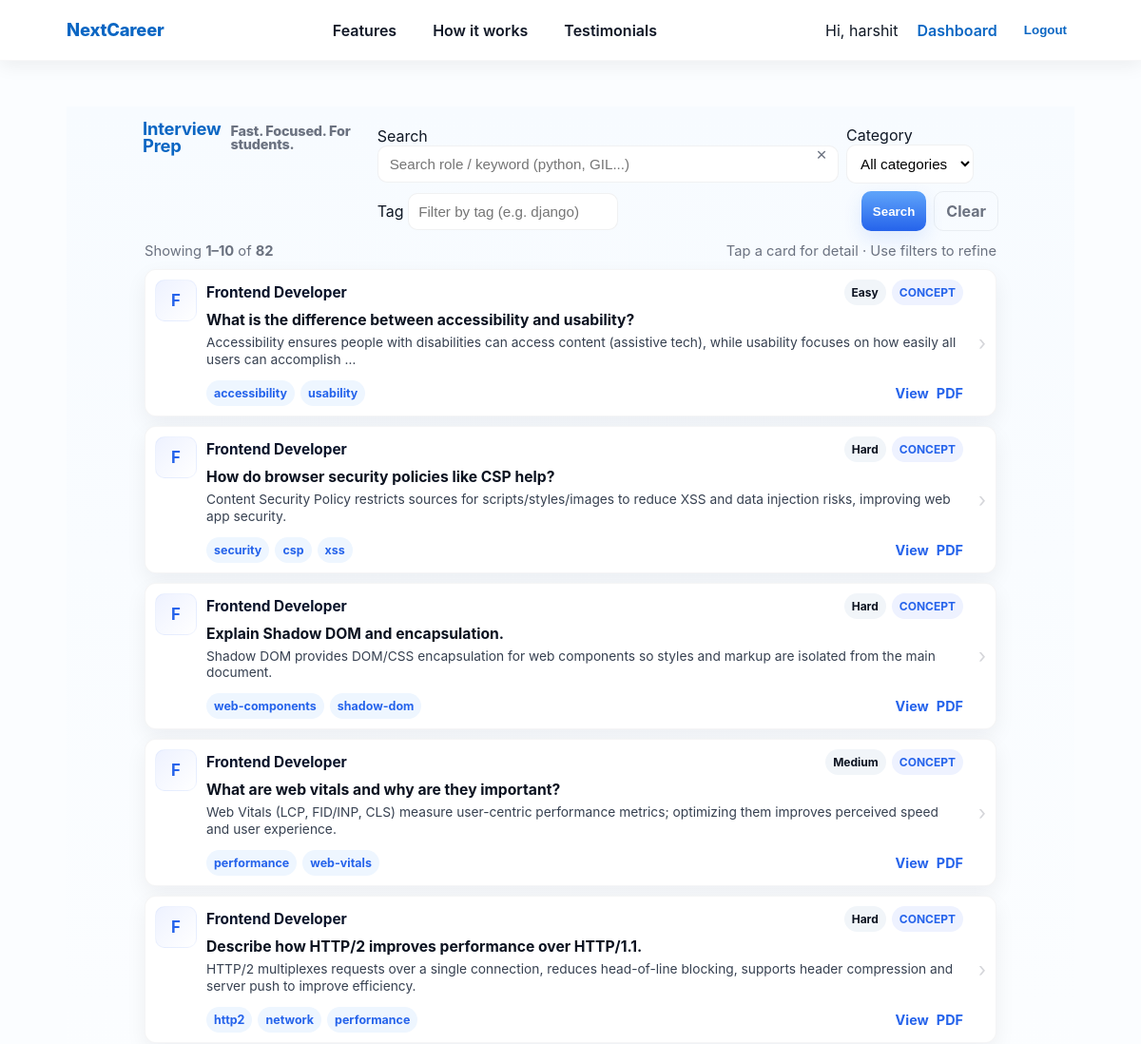
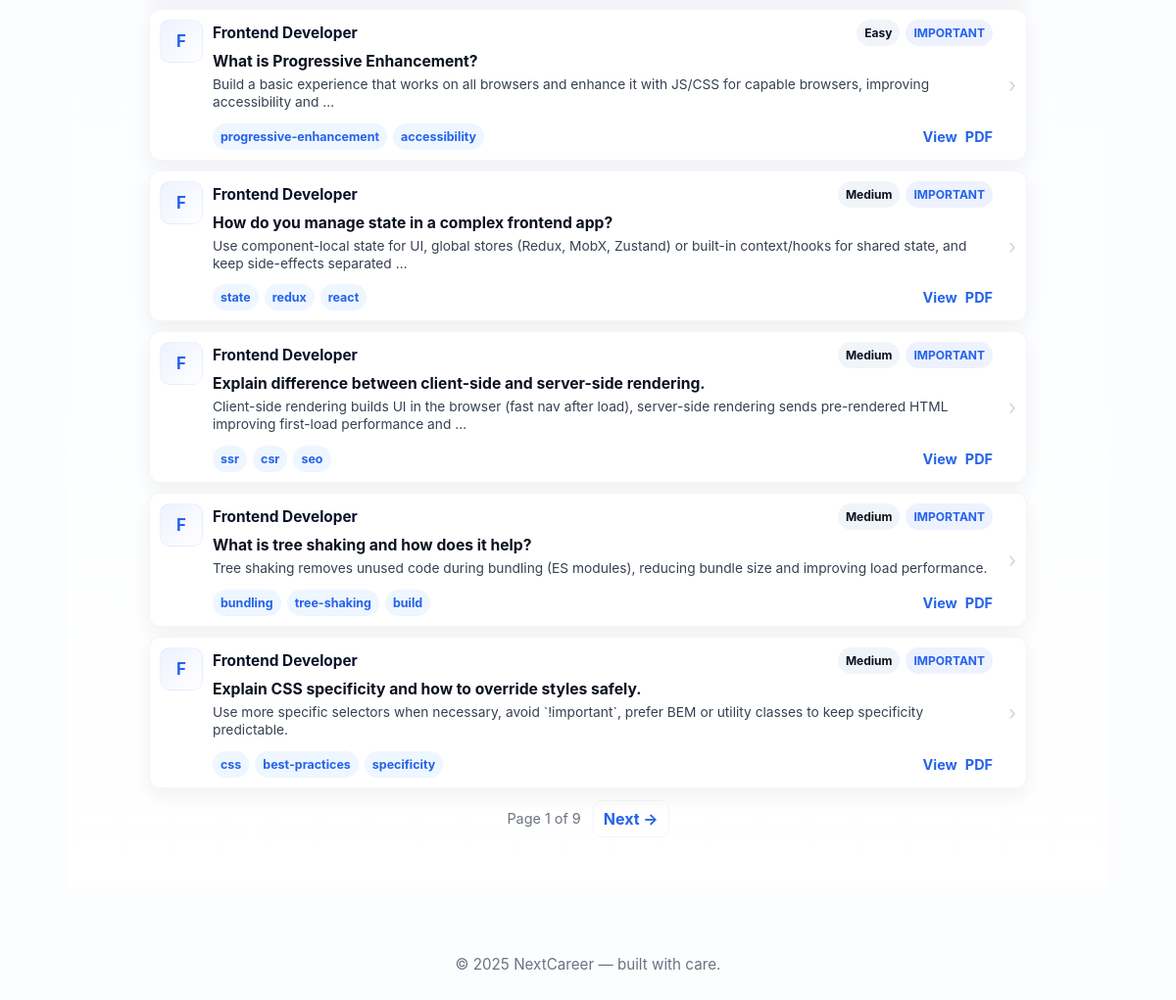
The app's page /prep/ (signed in) with its own data (2 pictures, top to bottom).
### accounts/models.py (models this page shows, shortened)
class User(AbstractUser):
    ROLE_STUDENT = 'student'
    ROLE_HR = 'hr'
    ROLE_CHOICES = [
        (ROLE_STUDENT, 'Student'),
        (ROLE_HR, 'HR'),
    ]
    role = models.CharField(max_length=20, choices=ROLE_CHOICES, default=ROLE_STUDENT)

### interview/models.py (models this page shows, shortened)
class InterviewQuestion(models.Model):
    role = models.CharField(max_length=120, db_index=True)
    category = models.CharField(max_length=50, choices=CATEGORY_CHOICES, default='important', db_index=True)
    question = models.TextField()
    answer = models.TextField(blank=True)
    tags = models.CharField(max_length=255, blank=True, help_text='comma-separated tags')
    source = models.CharField(max_length=255, blank=True)
    difficulty = models.CharField(max_length=50, blank=True)
    created_at = models.DateTimeField(auto_now_add=True)
    def tag_list(self):
        if not self.tags:
            return []
        return [t.strip().lower() for t in self.tags.split(',') if t.strip()]

### interview/views.py (the view)
# urls.py: path('', views.index, name='index'),
@login_required
def index(request):
    q = request.GET.get('q', '').strip()
    category = request.GET.get('category', '').strip()
    tag = request.GET.get('tag', '').strip()
    qs = InterviewQuestion.objects.all().order_by('-created_at')
    if q:
        qs = qs.filter(
            Q(role__icontains=q) |
            Q(question__icontains=q) |
            Q(tags__icontains=q)
        )
    if category:
        qs = qs.filter(category=category)
    if tag:
        qs = qs.filter(tags__icontains=tag)
    try:
        page = int(request.GET.get('page', 1))
        page_size = int(request.GET.get('page_size', 10))  # smaller page size for UI
    except ValueError:
        page, page_size = 1, 10
    paginator = Paginator(qs, page_size)
    try:
        page_obj = paginator.page(page)
    except EmptyPage:
        page_obj = paginator.page(paginator.num_pages)
    return render(
        request,
        "interview/index.html",
        {
            "questions": page_obj.object_list,
            "q": q,
            "category": category,
            "tag": tag,
            "page_obj": page_obj,
        },
    )

### templates/interview/index.html (shortened to what this page needs)
{% extends 'base.html' %}
{% load static %}
{% block content %}
<div class="prep-root">
  <header class="prep-header">
    <div class="brand">
      <h1>Interview Prep</h1>
      <p class="subtitle">Fast. Focused. For students.</p>
    </div>
    <div class="controls" role="search" aria-label="Search and filters">
      <form method="get" class="controls-form">
        <div class="ctrl-row">
          <div class="input-wrap">
            <label for="q" class="visually-hidden">Search</label>
            <input id="q" name="q" type="search" autocomplete="off" placeholder="Search role / keyword (python, GIL...)" value="{{ q|default:''|escape }}">
            <button type="button" class="btn-clear" title="Clear">✕</button>
          </div>
          <div class="select-wrap">
            <label for="category" class="visually-hidden">Category</label>
            <select id="category" name="category">
              <option value="">All categories</option>
            </select>
          </div>
        </div>
        <div class="ctrl-row small">
          <div class="tag-wrap">
            <label for="tag" class="visually-hidden">Tag</label>
            <input id="tag" name="tag" type="text" placeholder="Filter by tag (e.g. django)" value="{{ tag|default:''|escape }}">
          </div>
          <div class="actions">
            <button class="btn primary" type="submit">Search</button>
            <a class="btn ghost" href="{% url 'interview:index' %}">Clear</a>
          </div>
        </div>
      </form>
    </div>
  </header>
  <main class="content">
    {% if questions %}
      <div class="summary">
        <div class="count">Showing <strong>{{ page_obj.start_index }}–{{ page_obj.end_index }}</strong> of <strong>{{ page_obj.paginator.count }}</strong></div>
        <div class="hint">Tap a card for detail · Use filters to refine</div>
      </div>
      <ul class="list" id="questionList">
        {% for it in questions %}
        <li class="item" data-id="{{ it.id }}" tabindex="0" aria-labelledby="q-{{ it.id }}">
          <div class="item-inner">
            <div class="left">
              <div class="avatar" aria-hidden="true">{{ it.role|slice:":1"|upper }}</div>
            </div>
            <div class="body">
              <div class="meta-row">
                <div class="role">{{ it.role|title }}</div>
                <div class="badges">
                  {% if it.difficulty %}<span class="badge diff">{{ it.difficulty|capfirst }}</span>{% endif %}
                  {% if it.category %}<span class="badge cat">{{ it.category|upper }}</span>{% endif %}
                </div>
              </div>
              <h3 id="q-{{ it.id }}" class="q">{{ it.question|truncatechars:180 }}</h3>
              {% if it.answer %}
              <p class="preview">{{ it.answer|truncatewords:20 }}</p>
              {% endif %}
              <div class="row bottom">
                <div class="tags">
                  {% if it.tag_list %}
                    {% for t in it.tag_list %}
                      <span class="tag-chip">{{ t }}</span>
                    {% endfor %}
                  {% elif it.tags %}
                    <span class="tag-chip">{{ it.tags }}</span>
                  {% endif %}
                </div>
                <div class="links">
                  <a href="{% url 'interview:question_detail' it.id %}" class="link">View</a>
                  <a href="{% url 'interview:question_pdf' it.id %}?download=0" class="link" target="_blank" rel="noopener">PDF</a>
                </div>
              </div>
            </div>
            <div class="chev" aria-hidden="true">›</div>
          </div>
        </li>
        {% endfor %}
      </ul>
      <nav class="pager" role="navigation" aria-label="Pagination">
        <span class="pg-info">Page {{ page_obj.number }} of {{ page_obj.paginator.num_pages }}</span>
        {% if page_obj.has_next %}
          <a class="pg" href="?{% if q %}q={{ q|urlencode }}&{% endif %}{% if category %}category={{ category|urlencode }}&{% endif %}{% if tag %}tag={{ tag|urlencode }}&{% endif %}page={{ page_obj.next_page_number }}">Next →</a>
        {% endif %}
      </nav>
    {% else %}
      <div class="empty">
        <img src="{% static 'img/empty-illustration.svg' %}" alt="" class="empty-img" aria-hidden="true">
        <p>No questions found. Try changing filters or add content.</p>
        <a class="btn ghost" href="{% url 'interview:index' %}">Reset</a>
      </div>
    {% endif %}
  </main>
</div>
{% endblock %}

### templates/base.html (shortened to what this page needs)
{% load static %}
<!doctype html>
<html lang="en">
<head>
</head>
<body>
  {% if request.resolver_match and request.resolver_match.url_name != 'login' and request.resolver_match.url_name != 'signup' %}
    <header>
      <nav class="site-nav" role="navigation" aria-label="Main">
        <div class="nav-inner">
          <a class="brand" href="{% url 'home' %}">NextCareer</a>
          <ul class="nav-links" id="desktop-links" role="menubar">
            <li role="none"><a role="menuitem" href="{% url 'home' %}#features">Features</a></li>
            <li role="none"><a role="menuitem" href="{% url 'home' %}#how-it-works">How it works</a></li>
            <li role="none"><a role="menuitem" href="{% url 'home' %}#testimonials">Testimonials</a></li>
          </ul>
          <div class="nav-actions" id="nav-actions">
            {% if user.is_authenticated %}
              <span class="nav-welcome">Hi, {{ user.first_name|default:user.username }}</span>
              <a class="nav-btn nav-link" href="{% url 'dashboard-redirect' %}">Dashboard</a>
              <form method="post" action="{% url 'logout' %}" class="logout-form" style="display:inline;">
                <button type="submit" class="logout-button" style="background:none;border:0;color:var(--primary);font-weight:700;cursor:pointer">Logout</button>
              </form>
            {% else %}
              <a class="nav-link" href="{% url 'login' %}">Login</a>
              <a class="nav-cta" href="{% url 'signup' %}">Signup</a>
            {% endif %}
          </div>
        </div>
      </nav>
    </header>
  {% else %}
    <header class="auth-header" role="banner">
      <a class="auth-brand" href="{% url 'home' %}">NextCareer</a>
    </header>
  {% endif %}
  <main id="main">
    {% block content %}{% endblock %}
  </main>
  <footer class="site-footer" role="contentinfo">
    <div class="footer-inner">
      &copy; {% now "Y" %} NextCareer — built with care.
    </div>
  </footer>
</body>
</html>

### templates/base.html (style rules this page uses)
:root { --primary: #0b66c3; --primary-600: #0954a8; --bg: #f9fafb; --surface: #ffffff; --white: #fff; --muted: #6b7280; --text: #0f1724; --radius: 10px; --gap: 14px; --shadow-1: 0 6px 18px rgba(2,6,23,0.06); --shadow-2: 0 12px 30px rgba(2,6,23,0.08); --focus-ring: 3px solid rgba(11,102,195,0.12); --max-width: 1100px; --motion: 180ms; --easing: cubic-bezier(.2,.9,.3,1); --header-h: 64px; --header-h-mobile: 56px; }
* { box-sizing:border-box }
html,body { height:100%;margin:0;background:var(--bg);color:var(--text);font-family:Inter,system-ui,-apple-system,"Segoe UI",Roboto,"Helvetica Neue",Arial;-webkit-font-smoothing:antialiased }
a { color:inherit;text-decoration:none }
.site-nav { background:var(--surface); box-shadow:var(--shadow-1); position:fixed; top:0; left:0; right:0; width:100%; height: var(--header-h); z-index:9999; border-bottom:1px solid rgba(15,23,36,0.03); backdrop-filter: blur(4px) saturate(110%); }
.nav-inner { max-width:var(--max-width); margin:0 auto; height:100%; display:flex; align-items:center; justify-content:space-between; gap:var(--gap); padding:0 20px; border-radius:999px; }
.brand, .auth-brand { font-weight:800; color:var(--primary); text-decoration:none; display:inline-flex; align-items:center; line-height:1; height:100% }
.brand { font-size:1.15rem; letter-spacing:-0.01em }
.nav-links { display:flex; gap:14px; list-style:none; padding:0; margin:0; align-items:center; height:100%; }
.nav-links a { display:inline-flex; align-items:center; height:100%; color:#111827; padding:0 12px; border-radius:8px; font-weight:600; transition: background var(--motion) var(--easing), transform var(--motion) var(--easing), color var(--motion) var(--easing); }
.nav-actions { display:flex; align-items:center; gap:12px; height:100% }
.nav-link { color:var(--primary); font-weight:600; padding:0 8px; border-radius:8px; display:inline-flex; align-items:center; height:100% }
.logout-button { background:none;border:0;color:var(--primary);font-weight:700;cursor:pointer;padding:0 8px;border-radius:8px; height:38px; display:inline-flex; align-items:center }
main { max-width:var(--max-width); margin:28px auto; padding: calc(var(--header-h) + 20px) 20px 0; min-height:50vh; }
.site-footer { background:transparent; padding:30px 0; color:var(--muted); text-align:center; font-size:0.95rem; margin-top:40px }

### records on screen
User: first_name "harshit"
InterviewQuestion: role "F", role "Frontend Developer", difficulty "Easy", category "CONCEPT", question "What is the difference between accessibility and usability?", answer "Accessibility ensures people with disabilities can access content (assistive tech), while usability focuses on how easily all users can accomplish …", tag_list "accessibility" "usability"
InterviewQuestion: role "F", role "Frontend Developer", difficulty "Hard", category "CONCEPT", question "How do browser security policies like CSP help?", answer "Content Security Policy restricts sources for scripts/styles/images to reduce XSS and data injection risks, improving web app security.", tag_list "security" "csp" "xss"
InterviewQuestion: role "F", role "Frontend Developer", difficulty "Hard", category "CONCEPT", question "Explain Shadow DOM and encapsulation.", answer "Shadow DOM provides DOM/CSS encapsulation for web components so styles and markup are isolated from the main document.", tag_list "web-components" "shadow-dom"
InterviewQuestion: role "F", role "Frontend Developer", difficulty "Medium", category "CONCEPT", question "What are web vitals and why are they important?", answer "Web Vitals (LCP, FID/INP, CLS) measure user-centric performance metrics; optimizing them improves perceived speed and user experience.", tag_list "performance" "web-vitals"
InterviewQuestion: role "F", role "Frontend Developer", difficulty "Hard", category "CONCEPT", question "Describe how HTTP/2 improves performance over HTTP/1.1.", answer "HTTP/2 multiplexes requests over a single connection, reduces head-of-line blocking, supports header compression and server push to improve efficiency.", tag_list "http2" "network" "performance"
InterviewQuestion: role "F", role "Frontend Developer", difficulty "Easy", category "IMPORTANT", question "What is Progressive Enhancement?", answer "Build a basic experience that works on all browsers and enhance it with JS/CSS for capable browsers, improving accessibility and …", tag_list "progressive-enhancement" "accessibility"
InterviewQuestion: role "F", role "Frontend Developer", difficulty "Medium", category "IMPORTANT", question "How do you manage state in a complex frontend app?", answer "Use component-local state for UI, global stores (Redux, MobX, Zustand) or built-in context/hooks for shared state, and keep side-effects separated …", tag_list "state" "redux" "react"
InterviewQuestion: role "F", role "Frontend Developer", difficulty "Medium", category "IMPORTANT", question "Explain difference between client-side and server-side rendering.", answer "Client-side rendering builds UI in the browser (fast nav after load), server-side rendering sends pre-rendered HTML improving first-load performance and …", tag_list "ssr" "csr" "seo"
InterviewQuestion: role "F", role "Frontend Developer", difficulty "Medium", category "IMPORTANT", question "What is tree shaking and how does it help?", answer "Tree shaking removes unused code during bundling (ES modules), reducing bundle size and improving load performance.", tag_list "bundling" "tree-shaking" "build"
InterviewQuestion: role "F", role "Frontend Developer", difficulty "Medium", category "IMPORTANT", question "Explain CSS specificity and how to override styles safely.", answer "Use more specific selectors when necessary, avoid `!important`, prefer BEM or utility classes to keep specificity predictable.", tag_list "css" "best-practices" "specificity"

### other values on screen
{{ page_obj.start_index }} "1"
{{ page_obj.end_index }} "10"
{{ page_obj.paginator.count }} "82"
{{ page_obj.number }} "1"
{{ page_obj.paginator.num_pages }} "9"
